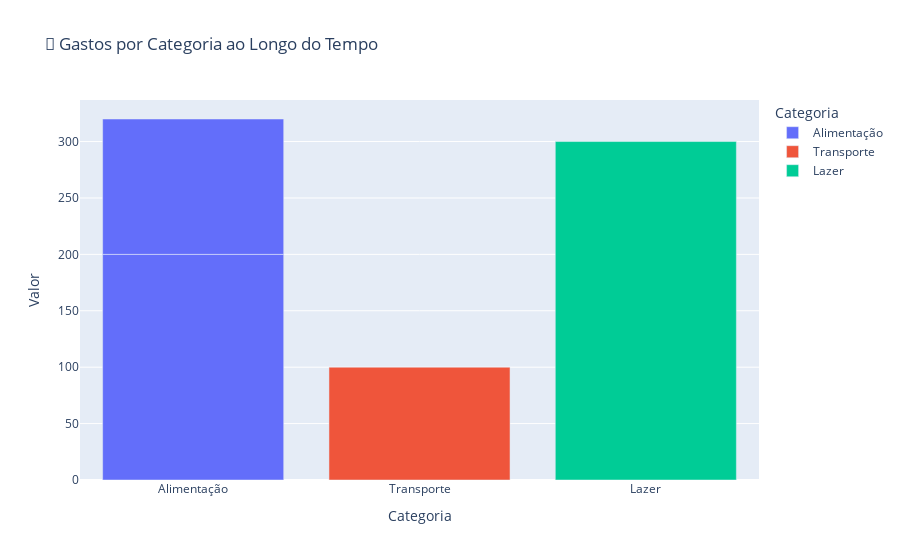

Notebook cell for this chart:
### Markdown cell above
## ⏳ Gráficos Temporais e Animações de Despesas

### Code cell
df['AnoMes'] = df['Data'].dt.to_period('M').astype(str)
fig = px.bar(df[df['Tipo'] == 'Saque'], x='Categoria', y='Valor', animation_frame='AnoMes',
             title='📅 Gastos por Categoria ao Longo do Tempo', color='Categoria')
fig.show()

### Figure 1 — Plotly figure (JSON) as saved in the notebook; plotly's stock layout.template omitted (floating-point values rounded to 4 significant figures)
{"data": [{"hovertemplate": "Categoria=%{x}<br>AnoMes=2025-06<br>Valor=%{y}<extra></extra>", "legendgroup": "Alimentação", "marker": {"color": "#636efa", "pattern": {"shape": ""}}, "name": "Alimentação", "orientation": "v", "showlegend": true, "textposition": "auto", "type": "bar", "x": ["Alimentação", "Alimentação"], "xaxis": "x", "y": [200.0, 120.0], "yaxis": "y"}, {"hovertemplate": "Categoria=%{x}<br>AnoMes=2025-06<br>Valor=%{y}<extra></extra>", "legendgroup": "Transporte", "marker": {"color": "#EF553B", "pattern": {"shape": ""}}, "name": "Transporte", "orientation": "v", "showlegend": true, "textposition": "auto", "type": "bar", "x": ["Transporte"], "xaxis": "x", "y": [100.0], "yaxis": "y"}, {"hovertemplate": "Categoria=%{x}<br>AnoMes=2025-06<br>Valor=%{y}<extra></extra>", "legendgroup": "Lazer", "marker": {"color": "#00cc96", "pattern": {"shape": ""}}, "name": "Lazer", "orientation": "v", "showlegend": true, "textposition": "auto", "type": "bar", "x": ["Lazer"], "xaxis": "x", "y": [300.0], "yaxis": "y"}], "layout": {"barmode": "relative", "legend": {"title": {"text": "Categoria"}, "tracegroupgap": 0}, "title": {"text": "📅 Gastos por Categoria ao Longo do Tempo"}, "xaxis": {"anchor": "y", "categoryarray": ["Alimentação", "Transporte", "Lazer"], "categoryorder": "array", "domain": [0, 1], "title": {"text": "Categoria"}}, "yaxis": {"anchor": "x", "domain": [0, 1], "title": {"text": "Valor"}}}}
